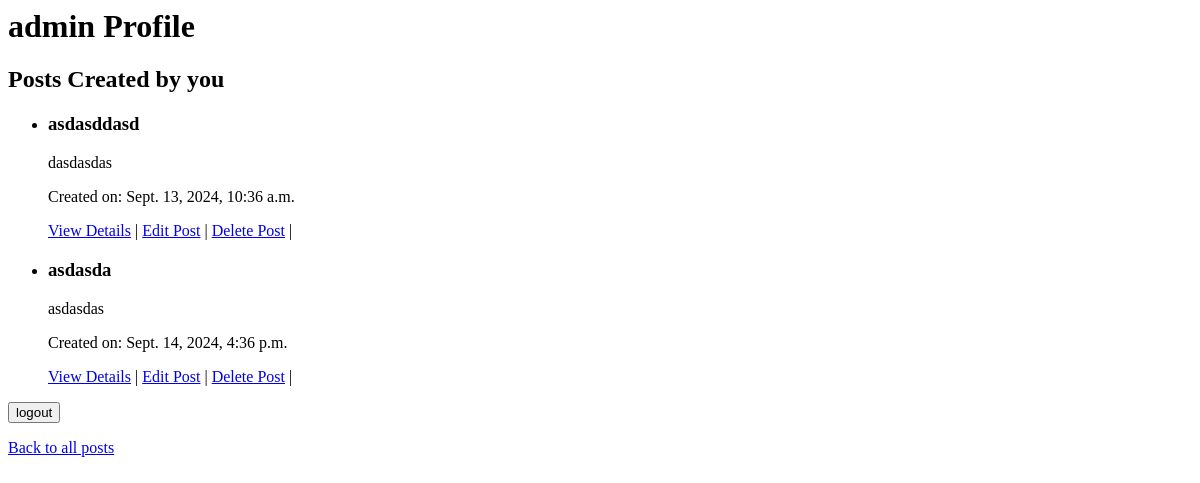
The page /blog/profile/ (signed in) on the database as committed earlier.
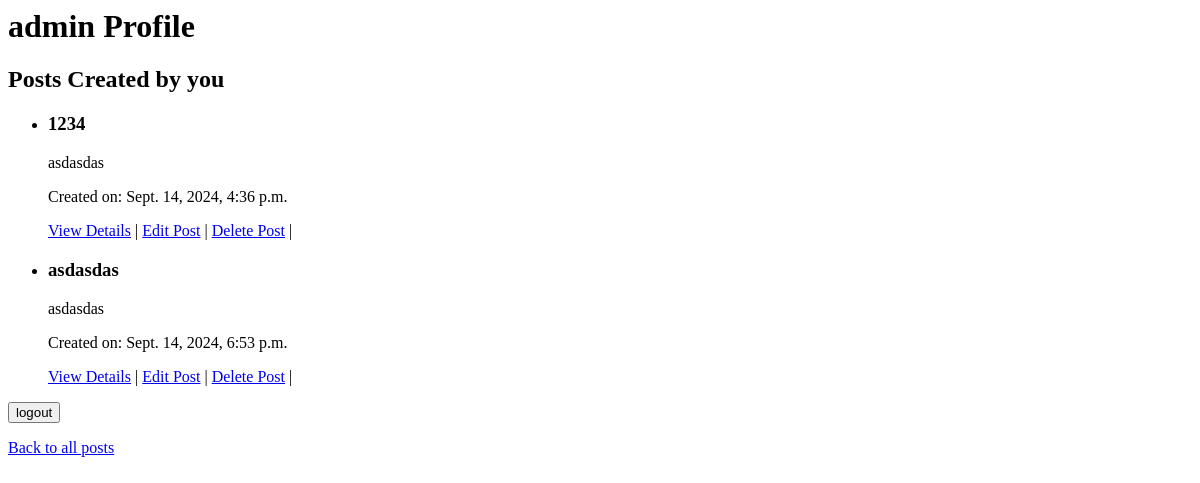
The same page on the database as committed later.
### blog/models.py (models this page shows, shortened)
class Post(models.Model):
    title = models.CharField(max_length=255)
    content = models.CharField(max_length=255)
    author = models.ForeignKey(User, on_delete=models.CASCADE, related_name="posts")
    created_at = models.DateTimeField(auto_now_add=True)
    updated_at = models.DateTimeField(auto_now=True)

### blog/views/user_view.py (the view)
# urls.py: path('profile/', user_profile, name="profile"),
def user_profile(request):
    if not request.user.is_authenticated:
        return redirect('login')
    posts = Post.objects.filter(author=request.user.id)
    return render(request, 'registration/profile.html', {'posts': posts})

### blog/templates/registration/profile.html (shortened to what this page needs)
<html>
  <head>
  </head>
  <body>
    <h1>{{ user.username }} Profile</h1>
    <h2>Posts Created by you</h2>
    {% if posts %}
    <ul>
      {% for post in posts %}
      <li>
        <h3>{{ post.title }}</h3>
        <p>{{ post.content }}</p>
        <p>Created on: {{ post.created_at }}</p>
        <a href="{% url 'post_detail' post.pk %}">View Details</a> |
        <a href="{% url 'edit_form' post.pk %}"> Edit Post</a> |
        <a href="{% url 'delete_form' post.pk %}"> Delete Post</a> |
      </li>
      {% endfor %}
    </ul>
    {% else %}
    <p>You haven't created any posts yet.</p>
    {% endif %}
    <form method="post" action="{% url 'logout' %}">
      <button type="submit">logout</button>
    </form>
    <a href="{% url 'post_list' %}">Back to all posts</a>
  </body>
</html>

Rows that differ between the two databases and show on the page:
removed Post: title "asdasddasd", content "dasdasdas", created_at "Sept. 13, 2024, 10:36 a.m."
changed Post "Sept. 14, 2024, 4:36 p.m.": title "asdasda" → "1234"
added Post: title "asdasdas", content "asdasdas", created_at "Sept. 14, 2024, 6:53 p.m."
